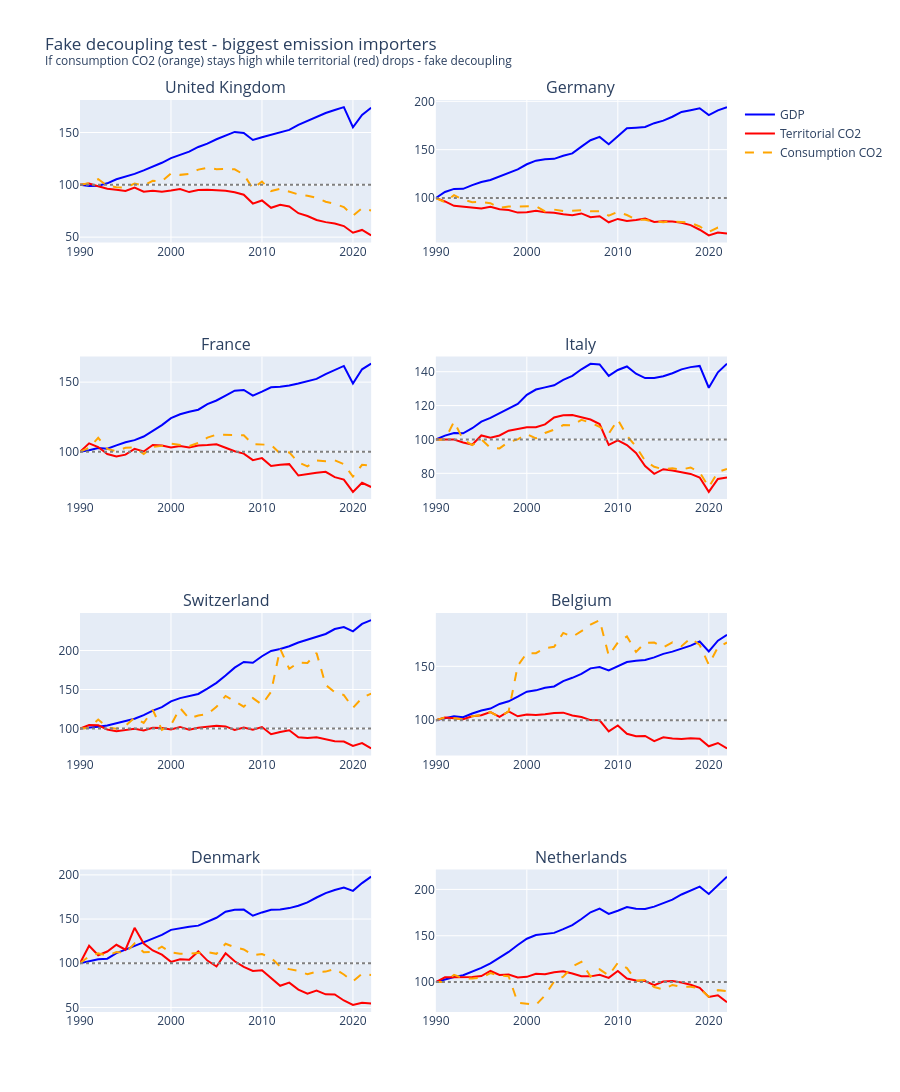

The cell this chart's notebook holds for it:
### Code cell
def plot_three_trajectories(iso_codes: list, df_indexed: pd.DataFrame, title: str):
    # For each country show GDP, territorial CO2 and consumption CO2
    # on the same chart (1990 = 100)
    fig = make_subplots(
        rows=len(iso_codes) // 2 + len(iso_codes) % 2,
        cols=2,
        subplot_titles=[
            df_indexed[df_indexed['iso_code'] == iso]['country'].iloc[0]
            for iso in iso_codes
        ]
    )

    for i, iso in enumerate(iso_codes):
        row = i // 2 + 1
        col = i % 2 + 1

        country_df = df_indexed[
            df_indexed['iso_code'] == iso
        ].dropna(subset=['gdp_index'])

        fig.add_trace(go.Scatter(
            x=country_df['year'],
            y=country_df['gdp_index'],
            name='GDP',
            line=dict(color='blue', width=2),
            showlegend=(i == 0)
        ), row=row, col=col)

        fig.add_trace(go.Scatter(
            x=country_df['year'],
            y=country_df['co2_index'],
            name='Territorial CO2',
            line=dict(color='red', width=2),
            showlegend=(i == 0)
        ), row=row, col=col)

        fig.add_trace(go.Scatter(
            x=country_df['year'],
            y=country_df['consumption_co2_index'],
            name='Consumption CO2',
            line=dict(color='orange', width=2, dash='dash'),
            showlegend=(i == 0)
        ), row=row, col=col)

        fig.add_hline(
            y=100,
            line_dash='dot',
            line_color='gray',
            row=row, col=col
        )

    fig.update_layout(
        height=310 * (len(iso_codes) // 2 + 1),
        title_text=title
    )
    fig.show()

importers = ['GBR', 'DEU', 'FRA', 'ITA', 'CHE', 'BEL', 'DNK', 'NLD']
plot_three_trajectories(
    importers,
    df_eu_indexed,
    'Fake decoupling test - biggest emission importers<br>'
    '<sup>If consumption CO2 (orange) stays high while territorial (red) drops - fake decoupling</sup><br>'
)

### Figure 1 — Plotly figure (JSON) as saved in the notebook; plotly's stock layout.template omitted (floating-point values rounded to 4 significant figures)
{"data": [{"line": {"color": "blue", "width": 2}, "name": "GDP", "showlegend": true, "type": "scatter", "x": [1990, 1991, 1992, 1993, 1994, 1995, 1996, 1997, 1998, 1999, 2000, 2001, 2002, 2003, 2004, 2005, 2006, 2007, 2008, 2009, 2010, 2011, 2012, 2013, 2014, 2015, 2016, 2017, 2018, 2019, 2020, 2021, 2022], "xaxis": "x", "y": [100.0, 98.83, 99.07, 101.4, 105.3, 107.8, 110.5, 113.8, 117.3, 121.1, 125.5, 128.8, 131.8, 136.2, 139.4, 143.6, 147.0, 150.6, 149.6, 142.9, 145.5, 147.6, 149.8, 152.5, 157.4, 161.2, 164.6, 168.7, 171.5, 174.3, 155.1, 166.8, 173.7], "yaxis": "y"}, {"line": {"color": "red", "width": 2}, "name": "Territorial CO2", "showlegend": true, "type": "scatter", "x": [1990, 1991, 1992, 1993, 1994, 1995, 1996, 1997, 1998, 1999, 2000, 2001, 2002, 2003, 2004, 2005, 2006, 2007, 2008, 2009, 2010, 2011, 2012, 2013, 2014, 2015, 2016, 2017, 2018, 2019, 2020, 2021, 2022], "xaxis": "x", "y": [100.0, 101.2, 98.65, 96.29, 95.36, 94.05, 97.48, 93.48, 94.45, 93.31, 94.53, 96.02, 93.08, 94.96, 95.26, 94.75, 94.34, 92.96, 90.53, 82.09, 85.04, 78.03, 80.98, 79.34, 72.9, 70.18, 66.36, 64.35, 63.08, 60.6, 54.2, 56.88, 51.69], "yaxis": "y"}, {"line": {"color": "orange", "dash": "dash", "width": 2}, "name": "Consumption CO2", "showlegend": true, "type": "scatter", "x": [1990, 1991, 1992, 1993, 1994, 1995, 1996, 1997, 1998, 1999, 2000, 2001, 2002, 2003, 2004, 2005, 2006, 2007, 2008, 2009, 2010, 2011, 2012, 2013, 2014, 2015, 2016, 2017, 2018, 2019, 2020, 2021, 2022], "xaxis": "x", "y": [100.0, 101.7, 105.4, 99.16, 97.78, 97.26, 101.2, 99.3, 103.9, 103.4, 111.0, 109.5, 110.3, 114.6, 116.3, 115.0, 115.1, 114.9, 109.8, 96.37, 103.1, 94.09, 96.18, 93.81, 90.83, 89.64, 87.5, 83.83, 81.87, 78.79, 70.55, 77.72, 75.49], "yaxis": "y"}, {"line": {"color": "blue", "width": 2}, "name": "GDP", "showlegend": false, "type": "scatter", "x": [1990, 1991, 1992, 1993, 1994, 1995, 1996, 1997, 1998, 1999, 2000, 2001, 2002, 2003, 2004, 2005, 2006, 2007, 2008, 2009, 2010, 2011, 2012, 2013, 2014, 2015, 2016, 2017, 2018, 2019, 2020, 2021, 2022], "xaxis": "x2", "y": [100.0, 106.2, 109.4, 109.5, 113.3, 116.5, 118.7, 122.1, 125.8, 129.7, 134.9, 138.6, 140.0, 140.5, 143.6, 146.1, 153.1, 159.8, 163.2, 155.6, 163.8, 172.0, 172.8, 173.5, 177.4, 180.0, 184.0, 189.0, 190.8, 192.8, 185.7, 190.6, 194.0], "yaxis": "y2"}, {"line": {"color": "red", "width": 2}, "name": "Territorial CO2", "showlegend": false, "type": "scatter", "x": [1990, 1991, 1992, 1993, 1994, 1995, 1996, 1997, 1998, 1999, 2000, 2001, 2002, 2003, 2004, 2005, 2006, 2007, 2008, 2009, 2010, 2011, 2012, 2013, 2014, 2015, 2016, 2017, 2018, 2019, 2020, 2021, 2022], "xaxis": "x2", "y": [100.0, 96.41, 91.91, 90.95, 89.42, 89.11, 90.98, 88.31, 87.55, 84.89, 85.23, 86.77, 85.21, 84.8, 83.1, 82.28, 84.04, 80.22, 81.21, 74.89, 78.38, 76.27, 77.18, 78.85, 75.14, 75.92, 75.65, 74.38, 71.94, 67.18, 61.36, 64.28, 63.31], "yaxis": "y2"}, {"line": {"color": "orange", "dash": "dash", "width": 2}, "name": "Consumption CO2", "showlegend": false, "type": "scatter", "x": [1990, 1991, 1992, 1993, 1994, 1995, 1996, 1997, 1998, 1999, 2000, 2001, 2002, 2003, 2004, 2005, 2006, 2007, 2008, 2009, 2010, 2011, 2012, 2013, 2014, 2015, 2016, 2017, 2018, 2019, 2020, 2021, 2022], "xaxis": "x2", "y": [100.0, 95.72, 103.0, 98.28, 95.67, 96.0, 94.59, 89.83, 91.11, 91.11, 91.72, 91.43, 86.09, 88.0, 86.44, 87.1, 87.29, 86.27, 86.4, 81.67, 85.59, 82.41, 77.67, 77.46, 75.64, 74.96, 75.85, 75.15, 74.34, 70.53, 64.8, 69.5, 69.9], "yaxis": "y2"}, {"line": {"color": "blue", "width": 2}, "name": "GDP", "showlegend": false, "type": "scatter", "x": [1990, 1991, 1992, 1993, 1994, 1995, 1996, 1997, 1998, 1999, 2000, 2001, 2002, 2003, 2004, 2005, 2006, 2007, 2008, 2009, 2010, 2011, 2012, 2013, 2014, 2015, 2016, 2017, 2018, 2019, 2020, 2021, 2022], "xaxis": "x3", "y": [100.0, 101.1, 102.8, 102.2, 104.6, 106.9, 108.4, 111.0, 115.0, 119.2, 124.2, 127.0, 128.8, 130.2, 134.3, 136.8, 140.4, 143.9, 144.4, 140.3, 143.2, 146.3, 146.7, 147.6, 149.0, 150.7, 152.3, 155.8, 158.7, 161.6, 149.0, 159.2, 163.3], "yaxis": "y3"}, {"line": {"color": "red", "width": 2}, "name": "Territorial CO2", "showlegend": false, "type": "scatter", "x": [1990, 1991, 1992, 1993, 1994, 1995, 1996, 1997, 1998, 1999, 2000, 2001, 2002, 2003, 2004, 2005, 2006, 2007, 2008, 2009, 2010, 2011, 2012, 2013, 2014, 2015, 2016, 2017, 2018, 2019, 2020, 2021, 2022], "xaxis": "x3", "y": [100.0, 106.1, 103.4, 98.48, 96.71, 97.99, 102.1, 100.3, 104.9, 104.6, 103.2, 104.2, 103.1, 104.6, 104.9, 105.4, 103.0, 100.4, 98.71, 94.05, 95.49, 89.93, 90.68, 91.16, 83.01, 84.1, 84.96, 85.68, 81.82, 80.1, 71.29, 77.81, 74.78], "yaxis": "y3"}, {"line": {"color": "orange", "dash": "dash", "width": 2}, "name": "Consumption CO2", "showlegend": false, "type": "scatter", "x": [1990, 1991, 1992, 1993, 1994, 1995, 1996, 1997, 1998, 1999, 2000, 2001, 2002, 2003, 2004, 2005, 2006, 2007, 2008, 2009, 2010, 2011, 2012, 2013, 2014, 2015, 2016, 2017, 2018, 2019, 2020, 2021, 2022], "xaxis": "x3", "y": [100.0, 103.0, 110.0, 102.1, 100.5, 102.9, 103.3, 98.43, 103.5, 104.3, 105.8, 105.2, 104.1, 106.4, 110.2, 112.4, 112.1, 112.3, 111.9, 105.5, 105.3, 105.0, 98.8, 99.59, 92.45, 89.56, 93.74, 93.33, 93.96, 91.2, 82.2, 90.69, 90.13], "yaxis": "y3"}, {"line": {"color": "blue", "width": 2}, "name": "GDP", "showlegend": false, "type": "scatter", "x": [1990, 1991, 1992, 1993, 1994, 1995, 1996, 1997, 1998, 1999, 2000, 2001, 2002, 2003, 2004, 2005, 2006, 2007, 2008, 2009, 2010, 2011, 2012, 2013, 2014, 2015, 2016, 2017, 2018, 2019, 2020, 2021, 2022], "xaxis": "x4", "y": [100.0, 102.3, 103.8, 103.7, 106.6, 110.5, 112.7, 115.6, 118.3, 120.9, 126.3, 129.5, 130.8, 132.0, 135.2, 137.5, 141.4, 144.7, 144.3, 137.5, 141.0, 143.1, 138.8, 136.2, 136.2, 137.3, 139.1, 141.4, 142.7, 143.4, 130.5, 139.6, 144.8], "yaxis": "y4"}, {"line": {"color": "red", "width": 2}, "name": "Territorial CO2", "showlegend": false, "type": "scatter", "x": [1990, 1991, 1992, 1993, 1994, 1995, 1996, 1997, 1998, 1999, 2000, 2001, 2002, 2003, 2004, 2005, 2006, 2007, 2008, 2009, 2010, 2011, 2012, 2013, 2014, 2015, 2016, 2017, 2018, 2019, 2020, 2021, 2022], "xaxis": "x4", "y": [100.0, 99.89, 99.94, 98.19, 96.87, 102.4, 101.1, 102.4, 105.2, 106.2, 107.2, 107.2, 108.9, 113.0, 114.3, 114.4, 113.2, 111.8, 109.1, 96.77, 99.42, 96.73, 92.07, 84.31, 79.73, 82.44, 81.73, 80.48, 79.65, 77.51, 69.05, 76.66, 77.61], "yaxis": "y4"}, {"line": {"color": "orange", "dash": "dash", "width": 2}, "name": "Consumption CO2", "showlegend": false, "type": "scatter", "x": [1990, 1991, 1992, 1993, 1994, 1995, 1996, 1997, 1998, 1999, 2000, 2001, 2002, 2003, 2004, 2005, 2006, 2007, 2008, 2009, 2010, 2011, 2012, 2013, 2014, 2015, 2016, 2017, 2018, 2019, 2020, 2021, 2022], "xaxis": "x4", "y": [100.0, 99.89, 110.5, 99.85, 96.67, 100.1, 95.02, 94.73, 98.52, 100.0, 103.2, 100.6, 103.8, 105.8, 108.5, 108.3, 111.6, 109.9, 107.5, 103.4, 111.7, 102.2, 95.86, 87.38, 83.87, 82.39, 82.96, 82.21, 83.47, 80.56, 71.93, 80.79, 82.58], "yaxis": "y4"}, {"line": {"color": "blue", "width": 2}, "name": "GDP", "showlegend": false, "type": "scatter", "x": [1990, 1991, 1992, 1993, 1994, 1995, 1996, 1997, 1998, 1999, 2000, 2001, 2002, 2003, 2004, 2005, 2006, 2007, 2008, 2009, 2010, 2011, 2012, 2013, 2014, 2015, 2016, 2017, 2018, 2019, 2020, 2021, 2022], "xaxis": "x5", "y": [100.0, 100.9, 102.5, 104.0, 107.1, 109.8, 112.5, 117.3, 123.0, 127.4, 134.8, 139.0, 141.7, 144.3, 151.1, 158.5, 167.9, 178.0, 185.2, 184.4, 192.7, 199.5, 201.8, 205.5, 210.3, 213.7, 218.2, 221.1, 227.5, 230.1, 224.6, 234.1, 238.9], "yaxis": "y5"}, {"line": {"color": "red", "width": 2}, "name": "Territorial CO2", "showlegend": false, "type": "scatter", "x": [1990, 1991, 1992, 1993, 1994, 1995, 1996, 1997, 1998, 1999, 2000, 2001, 2002, 2003, 2004, 2005, 2006, 2007, 2008, 2009, 2010, 2011, 2012, 2013, 2014, 2015, 2016, 2017, 2018, 2019, 2020, 2021, 2022], "xaxis": "x5", "y": [100.0, 104.5, 104.2, 98.78, 96.65, 98.34, 99.9, 97.5, 101.1, 100.7, 98.8, 102.1, 98.46, 101.1, 102.5, 103.7, 102.8, 98.21, 101.3, 98.59, 102.0, 92.81, 95.68, 97.81, 88.89, 87.78, 88.85, 86.6, 83.68, 83.4, 77.79, 81.32, 74.64], "yaxis": "y5"}, {"line": {"color": "orange", "dash": "dash", "width": 2}, "name": "Consumption CO2", "showlegend": false, "type": "scatter", "x": [1990, 1991, 1992, 1993, 1994, 1995, 1996, 1997, 1998, 1999, 2000, 2001, 2002, 2003, 2004, 2005, 2006, 2007, 2008, 2009, 2010, 2011, 2012, 2013, 2014, 2015, 2016, 2017, 2018, 2019, 2020, 2021, 2022], "xaxis": "x5", "y": [100.0, 100.6, 111.6, 101.5, 99.7, 103.7, 114.1, 107.2, 124.0, 98.35, 104.6, 126.3, 112.9, 116.8, 118.4, 127.9, 141.8, 134.8, 128.1, 139.0, 130.7, 147.1, 202.1, 176.5, 184.4, 184.0, 196.9, 155.9, 146.6, 142.9, 126.6, 139.2, 144.9], "yaxis": "y5"}, {"line": {"color": "blue", "width": 2}, "name": "GDP", "showlegend": false, "type": "scatter", "x": [1990, 1991, 1992, 1993, 1994, 1995, 1996, 1997, 1998, 1999, 2000, 2001, 2002, 2003, 2004, 2005, 2006, 2007, 2008, 2009, 2010, 2011, 2012, 2013, 2014, 2015, 2016, 2017, 2018, 2019, 2020, 2021, 2022], "xaxis": "x6", "y": [100.0, 102.0, 103.7, 102.8, 106.3, 109.0, 110.8, 115.1, 117.6, 121.9, 126.5, 127.7, 130.2, 131.3, 136.3, 139.4, 143.0, 148.1, 149.4, 146.2, 150.5, 154.0, 155.2, 155.9, 158.3, 161.6, 163.6, 166.3, 169.3, 173.0, 163.8, 173.8, 179.2], "yaxis": "y6"}, {"line": {"color": "red", "width": 2}, "name": "Territorial CO2", "showlegend": false, "type": "scatter", "x": [1990, 1991, 1992, 1993, 1994, 1995, 1996, 1997, 1998, 1999, 2000, 2001, 2002, 2003, 2004, 2005, 2006, 2007, 2008, 2009, 2010, 2011, 2012, 2013, 2014, 2015, 2016, 2017, 2018, 2019, 2020, 2021, 2022], "xaxis": "x6", "y": [100.0, 102.5, 101.8, 100.9, 103.7, 104.7, 107.6, 103.1, 108.2, 103.6, 105.4, 104.8, 105.4, 106.6, 107.0, 104.4, 103.0, 100.1, 99.89, 89.59, 95.2, 87.39, 85.17, 85.44, 80.68, 84.2, 82.95, 82.5, 83.31, 82.93, 75.83, 78.89, 73.89], "yaxis": "y6"}, {"line": {"color": "orange", "dash": "dash", "width": 2}, "name": "Consumption CO2", "showlegend": false, "type": "scatter", "x": [1990, 1991, 1992, 1993, 1994, 1995, 1996, 1997, 1998, 1999, 2000, 2001, 2002, 2003, 2004, 2005, 2006, 2007, 2008, 2009, 2010, 2011, 2012, 2013, 2014, 2015, 2016, 2017, 2018, 2019, 2020, 2021, 2022], "xaxis": "x6", "y": [100.0, 102.5, 101.8, 100.9, 103.7, 104.7, 107.6, 103.1, 108.2, 150.6, 162.3, 162.2, 166.9, 168.1, 181.0, 177.4, 182.6, 188.7, 192.9, 160.0, 172.1, 177.8, 163.3, 171.8, 172.1, 167.6, 172.3, 168.7, 176.1, 169.9, 151.5, 167.7, 172.1], "yaxis": "y6"}, {"line": {"color": "blue", "width": 2}, "name": "GDP", "showlegend": false, "type": "scatter", "x": [1990, 1991, 1992, 1993, 1994, 1995, 1996, 1997, 1998, 1999, 2000, 2001, 2002, 2003, 2004, 2005, 2006, 2007, 2008, 2009, 2010, 2011, 2012, 2013, 2014, 2015, 2016, 2017, 2018, 2019, 2020, 2021, 2022], "xaxis": "x7", "y": [100.0, 102.0, 104.6, 105.2, 111.4, 115.4, 119.5, 124.1, 127.5, 132.1, 137.8, 139.7, 141.2, 142.6, 147.2, 151.5, 158.3, 160.7, 160.8, 153.8, 157.5, 160.5, 160.9, 162.4, 165.0, 168.9, 174.4, 179.3, 182.9, 185.6, 181.9, 190.7, 198.0], "yaxis": "y7"}, {"line": {"color": "red", "width": 2}, "name": "Territorial CO2", "showlegend": false, "type": "scatter", "x": [1990, 1991, 1992, 1993, 1994, 1995, 1996, 1997, 1998, 1999, 2000, 2001, 2002, 2003, 2004, 2005, 2006, 2007, 2008, 2009, 2010, 2011, 2012, 2013, 2014, 2015, 2016, 2017, 2018, 2019, 2020, 2021, 2022], "xaxis": "x7", "y": [100.0, 119.9, 109.1, 113.3, 120.9, 115.3, 140.1, 122.4, 114.5, 109.7, 101.6, 104.5, 103.9, 113.4, 103.0, 96.37, 111.3, 102.3, 95.85, 91.35, 91.98, 82.72, 74.54, 78.1, 70.26, 65.66, 69.03, 64.82, 64.72, 57.88, 52.92, 55.36, 54.4], "yaxis": "y7"}, {"line": {"color": "orange", "dash": "dash", "width": 2}, "name": "Consumption CO2", "showlegend": false, "type": "scatter", "x": [1990, 1991, 1992, 1993, 1994, 1995, 1996, 1997, 1998, 1999, 2000, 2001, 2002, 2003, 2004, 2005, 2006, 2007, 2008, 2009, 2010, 2011, 2012, 2013, 2014, 2015, 2016, 2017, 2018, 2019, 2020, 2021, 2022], "xaxis": "x7", "y": [100.0, 107.8, 111.4, 108.7, 112.7, 112.0, 122.4, 112.4, 112.9, 118.8, 112.2, 110.8, 110.7, 111.6, 112.5, 110.7, 122.1, 118.1, 115.6, 109.2, 110.5, 106.3, 96.33, 93.35, 91.29, 87.53, 90.42, 90.56, 93.64, 87.29, 79.6, 88.26, 86.63], "yaxis": "y7"}, {"line": {"color": "blue", "width": 2}, "name": "GDP", "showlegend": false, "type": "scatter", "x": [1990, 1991, 1992, 1993, 1994, 1995, 1996, 1997, 1998, 1999, 2000, 2001, 2002, 2003, 2004, 2005, 2006, 2007, 2008, 2009, 2010, 2011, 2012, 2013, 2014, 2015, 2016, 2017, 2018, 2019, 2020, 2021, 2022], "xaxis": "x8", "y": [100.0, 103.1, 105.4, 107.4, 111.2, 115.3, 120.1, 126.0, 132.5, 140.0, 146.8, 150.7, 151.8, 153.1, 157.1, 161.4, 168.1, 175.3, 179.3, 173.6, 177.0, 181.0, 179.1, 178.9, 181.4, 185.0, 189.1, 194.6, 199.2, 203.0, 195.2, 204.6, 213.8], "yaxis": "y8"}, {"line": {"color": "red", "width": 2}, "name": "Territorial CO2", "showlegend": false, "type": "scatter", "x": [1990, 1991, 1992, 1993, 1994, 1995, 1996, 1997, 1998, 1999, 2000, 2001, 2002, 2003, 2004, 2005, 2006, 2007, 2008, 2009, 2010, 2011, 2012, 2013, 2014, 2015, 2016, 2017, 2018, 2019, 2020, 2021, 2022], "xaxis": "x8", "y": [100.0, 105.2, 105.1, 105.0, 105.5, 106.4, 112.0, 107.6, 108.2, 104.9, 105.6, 108.9, 108.4, 110.5, 111.7, 109.3, 106.3, 106.1, 107.9, 104.5, 111.9, 103.9, 101.7, 101.2, 96.61, 100.6, 101.1, 99.55, 97.07, 93.68, 84.02, 85.8, 78.21], "yaxis": "y8"}, {"line": {"color": "orange", "dash": "dash", "width": 2}, "name": "Consumption CO2", "showlegend": false, "type": "scatter", "x": [1990, 1991, 1992, 1993, 1994, 1995, 1996, 1997, 1998, 1999, 2000, 2001, 2002, 2003, 2004, 2005, 2006, 2007, 2008, 2009, 2010, 2011, 2012, 2013, 2014, 2015, 2016, 2017, 2018, 2019, 2020, 2021, 2022], "xaxis": "x8", "y": [100.0, 99.95, 107.8, 104.2, 103.8, 104.6, 109.7, 107.0, 106.4, 77.66, 76.55, 75.36, 85.66, 100.7, 105.8, 116.7, 121.9, 105.9, 113.7, 107.0, 120.8, 115.1, 101.3, 102.2, 94.57, 92.03, 96.89, 94.94, 94.79, 93.17, 84.12, 91.25, 90.15], "yaxis": "y8"}], "layout": {"annotations": [{"font": {"size": 16}, "showarrow": false, "text": "United Kingdom", "x": 0.225, "xanchor": "center", "xref": "paper", "y": 1, "yanchor": "bottom", "yref": "paper"}, {"font": {"size": 16}, "showarrow": false, "text": "Germany", "x": 0.775, "xanchor": "center", "xref": "paper", "y": 1, "yanchor": "bottom", "yref": "paper"}, {"font": {"size": 16}, "showarrow": false, "text": "France", "x": 0.225, "xanchor": "center", "xref": "paper", "y": 0.7188, "yanchor": "bottom", "yref": "paper"}, {"font": {"size": 16}, "showarrow": false, "text": "Italy", "x": 0.775, "xanchor": "center", "xref": "paper", "y": 0.7188, "yanchor": "bottom", "yref": "paper"}, {"font": {"size": 16}, "showarrow": false, "text": "Switzerland", "x": 0.225, "xanchor": "center", "xref": "paper", "y": 0.4375, "yanchor": "bottom", "yref": "paper"}, {"font": {"size": 16}, "showarrow": false, "text": "Belgium", "x": 0.775, "xanchor": "center", "xref": "paper", "y": 0.4375, "yanchor": "bottom", "yref": "paper"}, {"font": {"size": 16}, "showarrow": false, "text": "Denmark", "x": 0.225, "xanchor": "center", "xref": "paper", "y": 0.1562, "yanchor": "bottom", "yref": "paper"}, {"font": {"size": 16}, "showarrow": false, "text": "Netherlands", "x": 0.775, "xanchor": "center", "xref": "paper", "y": 0.1562, "yanchor": "bottom", "yref": "paper"}], "height": 1550, "shapes": [{"line": {"color": "gray", "dash": "dot"}, "type": "line", "x0": 0, "x1": 1, "xref": "x domain", "y0": 100, "y1": 100, "yref": "y"}, {"line": {"color": "gray", "dash": "dot"}, "type": "line", "x0": 0, "x1": 1, "xref": "x2 domain", "y0": 100, "y1": 100, "yref": "y2"}, {"line": {"color": "gray", "dash": "dot"}, "type": "line", "x0": 0, "x1": 1, "xref": "x3 domain", "y0": 100, "y1": 100, "yref": "y3"}, {"line": {"color": "gray", "dash": "dot"}, "type": "line", "x0": 0, "x1": 1, "xref": "x4 domain", "y0": 100, "y1": 100, "yref": "y4"}, {"line": {"color": "gray", "dash": "dot"}, "type": "line", "x0": 0, "x1": 1, "xref": "x5 domain", "y0": 100, "y1": 100, "yref": "y5"}, {"line": {"color": "gray", "dash": "dot"}, "type": "line", "x0": 0, "x1": 1, "xref": "x6 domain", "y0": 100, "y1": 100, "yref": "y6"}, {"line": {"color": "gray", "dash": "dot"}, "type": "line", "x0": 0, "x1": 1, "xref": "x7 domain", "y0": 100, "y1": 100, "yref": "y7"}, {"line": {"color": "gray", "dash": "dot"}, "type": "line", "x0": 0, "x1": 1, "xref": "x8 domain", "y0": 100, "y1": 100, "yref": "y8"}], "title": {"text": "Fake decoupling test - biggest emission importers<br><sup>If consumption CO2 (orange) stays high while territorial (red) drops - fake decoupling</sup><br>"}, "xaxis": {"anchor": "y", "domain": [0, 0.45]}, "xaxis2": {"anchor": "y2", "domain": [0.55, 1]}, "xaxis3": {"anchor": "y3", "domain": [0, 0.45]}, "xaxis4": {"anchor": "y4", "domain": [0.55, 1]}, "xaxis5": {"anchor": "y5", "domain": [0, 0.45]}, "xaxis6": {"anchor": "y6", "domain": [0.55, 1]}, "xaxis7": {"anchor": "y7", "domain": [0, 0.45]}, "xaxis8": {"anchor": "y8", "domain": [0.55, 1]}, "yaxis": {"anchor": "x", "domain": [0.8438, 1]}, "yaxis2": {"anchor": "x2", "domain": [0.8438, 1]}, "yaxis3": {"anchor": "x3", "domain": [0.5625, 0.7188]}, "yaxis4": {"anchor": "x4", "domain": [0.5625, 0.7188]}, "yaxis5": {"anchor": "x5", "domain": [0.2812, 0.4375]}, "yaxis6": {"anchor": "x6", "domain": [0.2812, 0.4375]}, "yaxis7": {"anchor": "x7", "domain": [0, 0.1562]}, "yaxis8": {"anchor": "x8", "domain": [0, 0.1562]}}}
